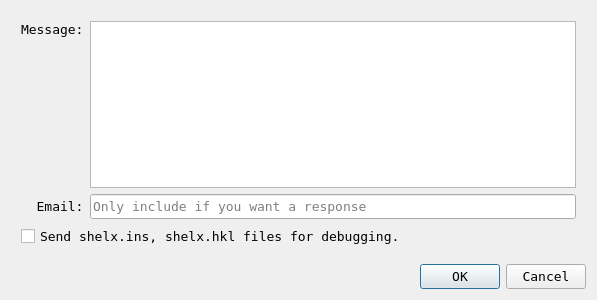
<?xml version="1.0" encoding="UTF-8"?>
<ui version="4.0">
 <class>sendBug</class>
 <widget class="QDialog" name="sendBug">
  <property name="geometry">
   <rect>
    <x>0</x>
    <y>0</y>
    <width>597</width>
    <height>300</height>
   </rect>
  </property>
  <property name="font">
   <font>
    <family>Bitstream Vera Sans Mono</family>
    <pointsize>10</pointsize>
   </font>
  </property>
  <property name="windowTitle">
   <string>Submit Bug Report</string>
  </property>
  <property name="windowIcon">
   <iconset>
    <normaloff>flatearth.jpg</normaloff>flatearth.jpg</iconset>
  </property>
  <layout class="QGridLayout" name="gridLayout">
   <item row="0" column="0">
    <layout class="QVBoxLayout" name="verticalLayout">
     <property name="leftMargin">
      <number>10</number>
     </property>
     <property name="topMargin">
      <number>10</number>
     </property>
     <property name="rightMargin">
      <number>10</number>
     </property>
     <property name="bottomMargin">
      <number>10</number>
     </property>
     <item>
      <layout class="QHBoxLayout" name="horizontalLayout_2">
       <property name="topMargin">
        <number>0</number>
       </property>
       <item>
        <widget class="QLabel" name="label_2">
         <property name="text">
          <string>Message:</string>
         </property>
         <property name="alignment">
          <set>Qt::AlignLeading|Qt::AlignLeft|Qt::AlignTop</set>
         </property>
        </widget>
       </item>
       <item>
        <widget class="QPlainTextEdit" name="bugReportInput"/>
       </item>
      </layout>
     </item>
     <item>
      <layout class="QHBoxLayout" name="horizontalLayout">
       <property name="topMargin">
        <number>0</number>
       </property>
       <item>
        <widget class="QLabel" name="label">
         <property name="text">
          <string>  Email:</string>
         </property>
        </widget>
       </item>
       <item>
        <widget class="QLineEdit" name="emailAdInput">
         <property name="placeholderText">
          <string>Only include if you want a response</string>
         </property>
        </widget>
       </item>
      </layout>
     </item>
     <item>
      <widget class="QCheckBox" name="incFilesBox">
       <property name="text">
        <string>Send shelx.ins, shelx.hkl files for debugging.</string>
       </property>
      </widget>
     </item>
    </layout>
   </item>
   <item row="1" column="0">
    <widget class="QDialogButtonBox" name="buttonBox">
     <property name="orientation">
      <enum>Qt::Horizontal</enum>
     </property>
     <property name="standardButtons">
      <set>QDialogButtonBox::Cancel|QDialogButtonBox::Ok</set>
     </property>
    </widget>
   </item>
  </layout>
 </widget>
 <resources/>
 <connections>
  <connection>
   <sender>buttonBox</sender>
   <signal>accepted()</signal>
   <receiver>sendBug</receiver>
   <slot>accept()</slot>
   <hints>
    <hint type="sourcelabel">
     <x>248</x>
     <y>254</y>
    </hint>
    <hint type="destinationlabel">
     <x>157</x>
     <y>274</y>
    </hint>
   </hints>
  </connection>
  <connection>
   <sender>buttonBox</sender>
   <signal>rejected()</signal>
   <receiver>sendBug</receiver>
   <slot>reject()</slot>
   <hints>
    <hint type="sourcelabel">
     <x>316</x>
     <y>260</y>
    </hint>
    <hint type="destinationlabel">
     <x>286</x>
     <y>274</y>
    </hint>
   </hints>
  </connection>
 </connections>
</ui>
